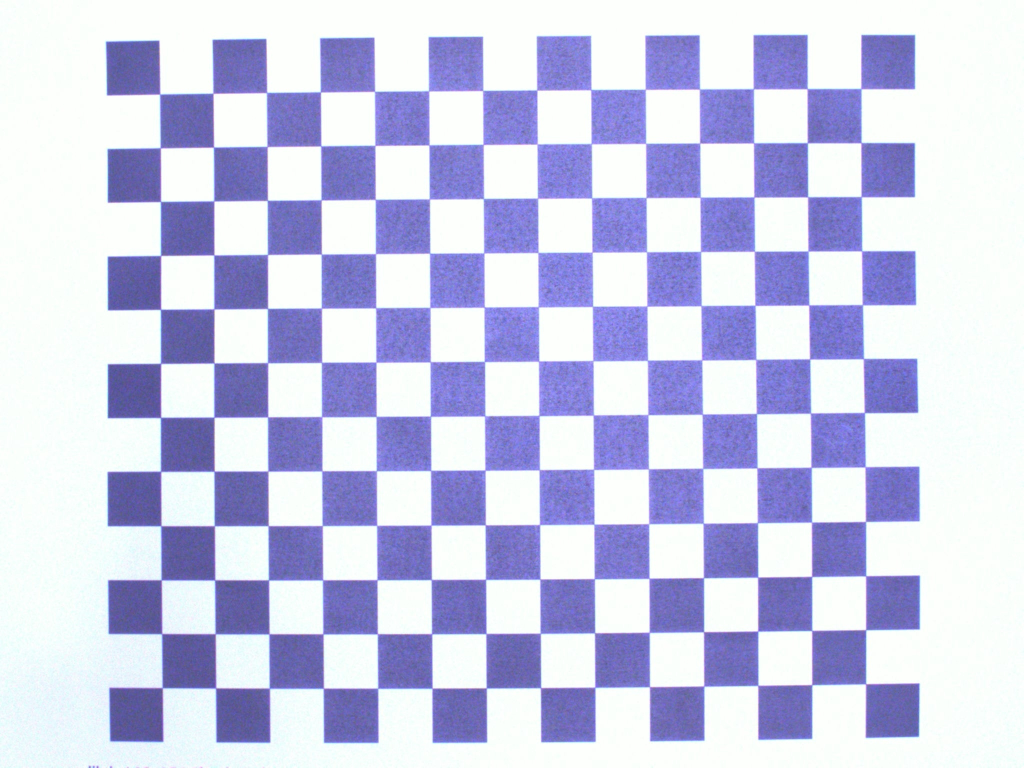
#> input picture app/calibration/cali_images/Cali_image (1).jpg, 2048 x 1536 px (shown at 1/2 size); its folder holds 4 pictures in this run
$ python camera_calibration.py
#> lines starting #> are read from the running program, lines starting #| are printed output that depends on the picture; after the words box and inside, x2 and y2 are one past the last pixel; in counts of white or black regions, pixels touching at a corner belong together
import cv2, os
import numpy as np
import glob

# ===========================================================================
# 캘리브레이션 설정
# ===========================================================================
# 1. 체커보드의 내부 코너 개수 (가로, 세로)
CHECKERBOARD = (14, 12)

# 2. 캘리브레이션 이미지가 저장된 경로
IMAGE_PATH = 'cali_images/*.jpg'
# ===========================================================================

print("캘리브레이션을 시작합니다...")
print(f"체커보드 내부 코너 개수: {CHECKERBOARD}")
print(f"이미지 경로: {IMAGE_PATH}")

# 체커보드 코너의 3D 월드 좌표 생성 (z=0으로 가정)
# (0,0,0), (1,0,0), (2,0,0) ...
objp = np.zeros((CHECKERBOARD[0] * CHECKERBOARD[1], 3), np.float32)
objp[:, :2] = np.mgrid[0:CHECKERBOARD[0], 0:CHECKERBOARD[1]].T.reshape(-1, 2)

# 모든 이미지에서 찾은 3D 월드 좌표와 2D 픽셀 좌표를 저장할 배열
objpoints = []  # 3D 점
imgpoints = []  # 2D 점

# 캘리브레이션 이미지 목록 가져오기
images = glob.glob(IMAGE_PATH)

if not images:
    print(f"오류: '{IMAGE_PATH}' 경로에서 이미지를 찾을 수 없습니다.")
    print("'calibration_images' 폴더에 체커보드 이미지를 넣었는지 확인해주세요.")
else:
    print(f"총 {len(images)}개의 이미지를 찾았습니다.")

    # 각 이미지를 순회하며 코너 검출
    for fname in images:
        img = cv2.imread(fname)
#> img is the input picture: shape (1536, 2048, 3); mean B, G, R 232.1, 203.1, 201.2
        gray = cv2.cvtColor(img, cv2.COLOR_BGR2GRAY)
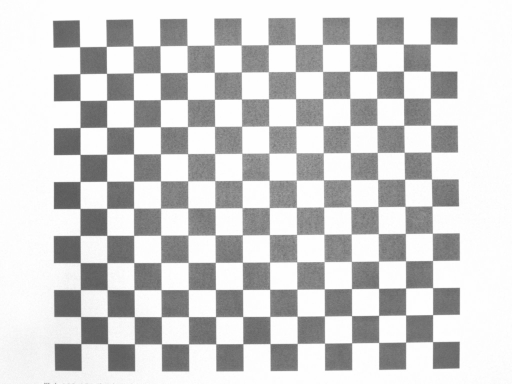
#> gray: shape (1536, 2048) (shown at 1/4 size); min 84, max 255, mean 205.8

        # 체커보드 코너 찾기
        # ret: 코너를 찾았으면 True, 못 찾았으면 False
        # corners: 검출된 코너의 픽셀 좌표
        ret, corners = cv2.findChessboardCorners(gray, CHECKERBOARD, None)
#> ret = True; corners = 168 rows, first 8: [319.8, 188.3], [426.5, 187.2], [533.7, 185.5], [641.5, 184.7], [749.5, 182.7], [858.1, 182.7], [965.7, 181.4], [1074.3, 180.8]

        # 코너를 성공적으로 찾은 경우
        if ret == True:
            print(f"  - {fname}: 코너 검출 성공")
            objpoints.append(objp)

            # 코너의 정확도를 높이기 위한 서브픽셀 연산
            criteria = (cv2.TERM_CRITERIA_EPS + cv2.TERM_CRITERIA_MAX_ITER, 30, 0.001)
            corners2 = cv2.cornerSubPix(gray, corners, (11, 11), (-1, -1), criteria)
#> corners2 = 168 rows, first 8: [320, 188.7], [426.5, 187], [533.7, 185.5], [641.3, 184.4], [749.7, 183.2], [857.7, 182.3], [966.1, 181.6], [1074.2, 180.5]
            imgpoints.append(corners2)

            # (선택 사항) 검출된 코너를 이미지에 그려서 보여주기
            cv2.drawChessboardCorners(img, CHECKERBOARD, corners2, ret)
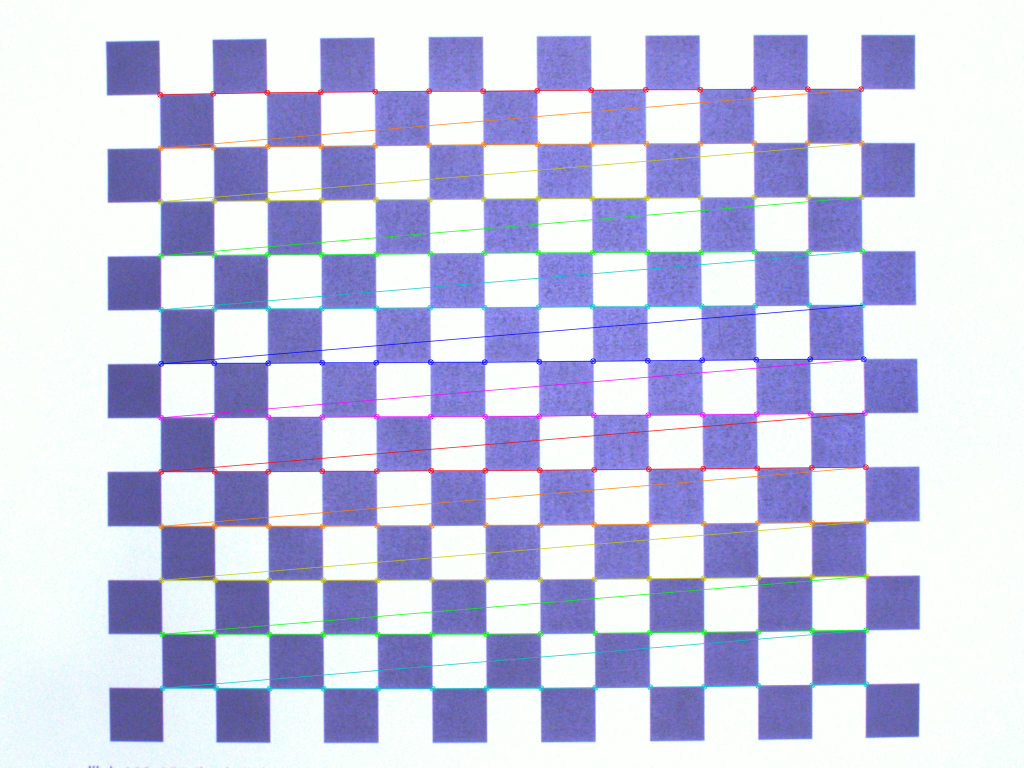
#> img: shape (1536, 2048, 3) (shown at 1/2 size); 3.5% of pixels changed, all inside (x1, y1, x2, y2) = (314, 172, 1739, 1384)
            cv2.imshow('Chessboard Corners', img)
            cv2.waitKey(500) # 0.5초 대기
        else:
            print(f"  - {fname}: 코너 검출 실패")
#> pass 2 of the loop `for fname in images:`:
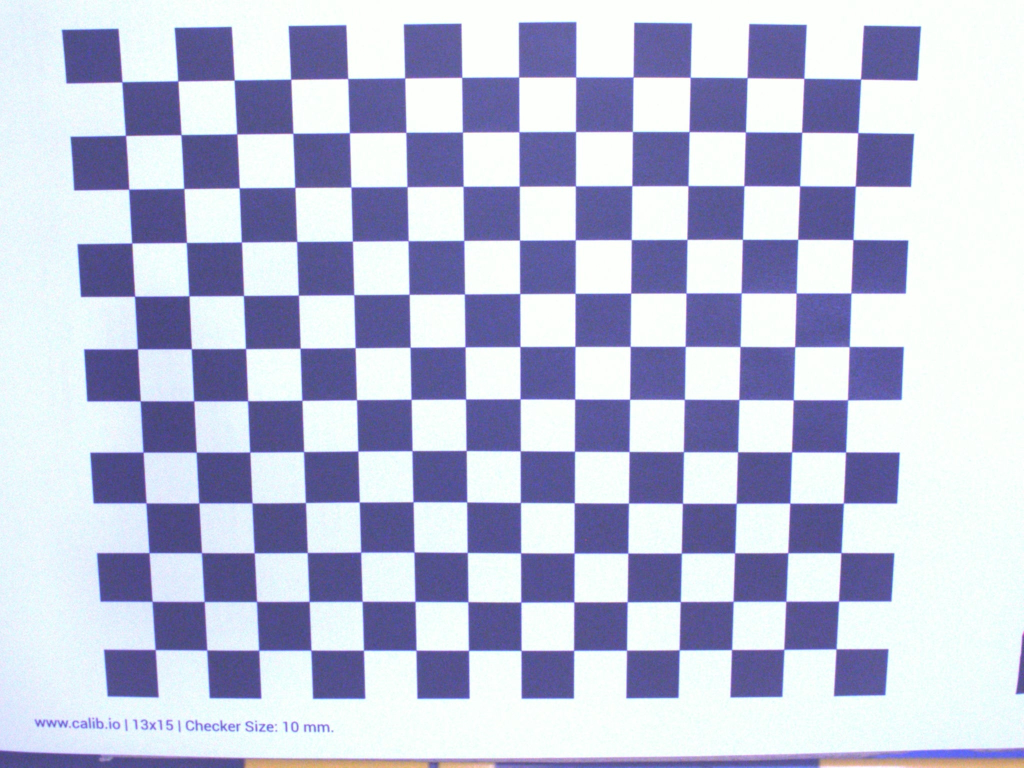
#> input picture app/calibration/cali_images/Cali_image (10).jpg, 2048 x 1536 px (shown at 1/2 size)
#> img is the input picture: shape (1536, 2048, 3); mean B, G, R 215.4, 191.1, 187
#> `gray = cv2.cvtColor(img, cv2.COLOR_BGR2GRAY)`:
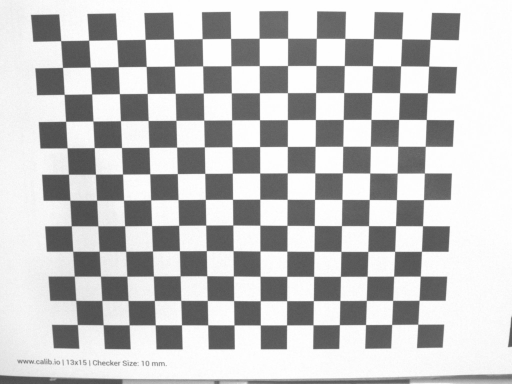
#> gray: shape (1536, 2048) (shown at 1/4 size); min 70, max 255, mean 192.7
#> corners = 168 rows, first 8: [244.4, 164], [356.5, 162.9], [468.8, 160.5], [582, 159], [696, 157.5], [810.3, 156.7], [923.8, 155.3], [1037.8, 155]
#> corners2 = 168 rows, first 8: [244.3, 164.3], [356.2, 162.3], [468.8, 160.6], [582, 158.9], [696, 157.5], [809.9, 156.4], [924, 155.2], [1037.9, 154.6]
#> `cv2.drawChessboardCorners(img, CHECKERBOARD, corners2, ret)`:
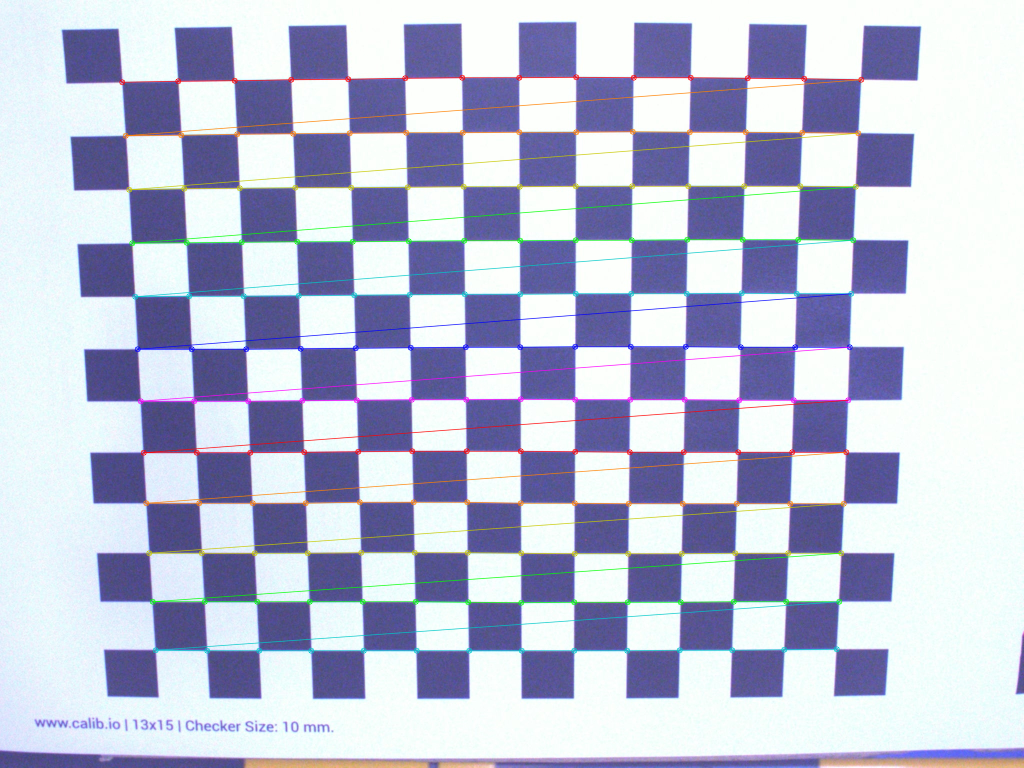
#> img: shape (1536, 2048, 3) (shown at 1/2 size); 3.53% of pixels changed, all inside (x1, y1, x2, y2) = (238, 148, 1729, 1308)
#> pass 3 of the loop `for fname in images:`:
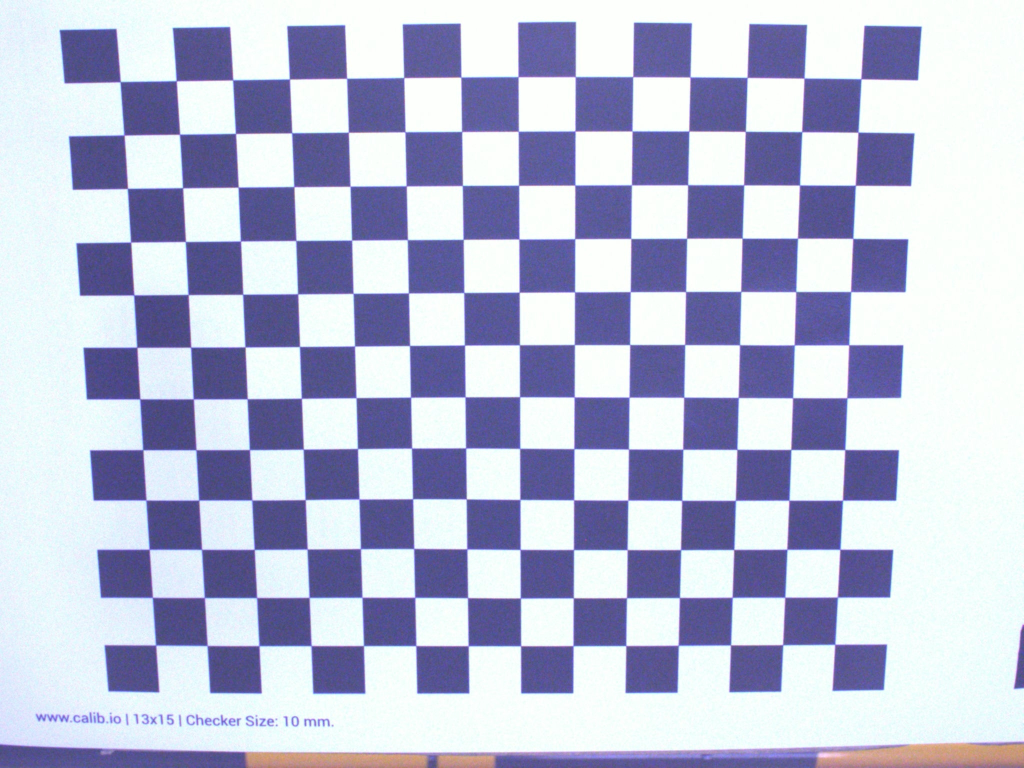
#> input picture app/calibration/cali_images/Cali_image (11).jpg, 2048 x 1536 px (shown at 1/2 size)
#> img is the input picture: shape (1536, 2048, 3); mean B, G, R 214.1, 190.2, 186.2
#> `gray = cv2.cvtColor(img, cv2.COLOR_BGR2GRAY)`:
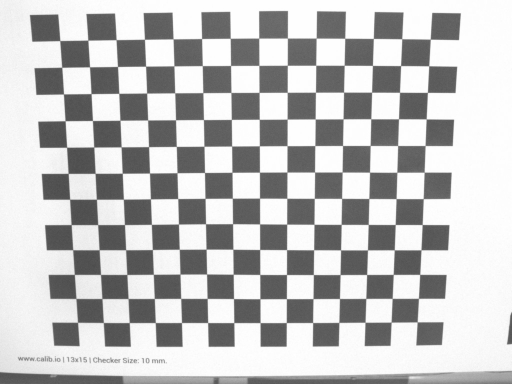
#> gray: shape (1536, 2048) (shown at 1/4 size); min 69, max 255, mean 191.8
#> corners = 168 rows, first 8: [240.9, 163.8], [353.3, 162.4], [465.6, 160.7], [579.4, 158.4], [693.5, 157.1], [808.2, 155.6], [922.3, 154.7], [1036.8, 154]
#> corners2 = 168 rows, first 8: [240.8, 163.8], [352.9, 162], [465.9, 160.3], [579.4, 158.5], [693.8, 157.1], [808, 155.6], [922.3, 154.6], [1036.6, 153.8]
#> `cv2.drawChessboardCorners(img, CHECKERBOARD, corners2, ret)`:
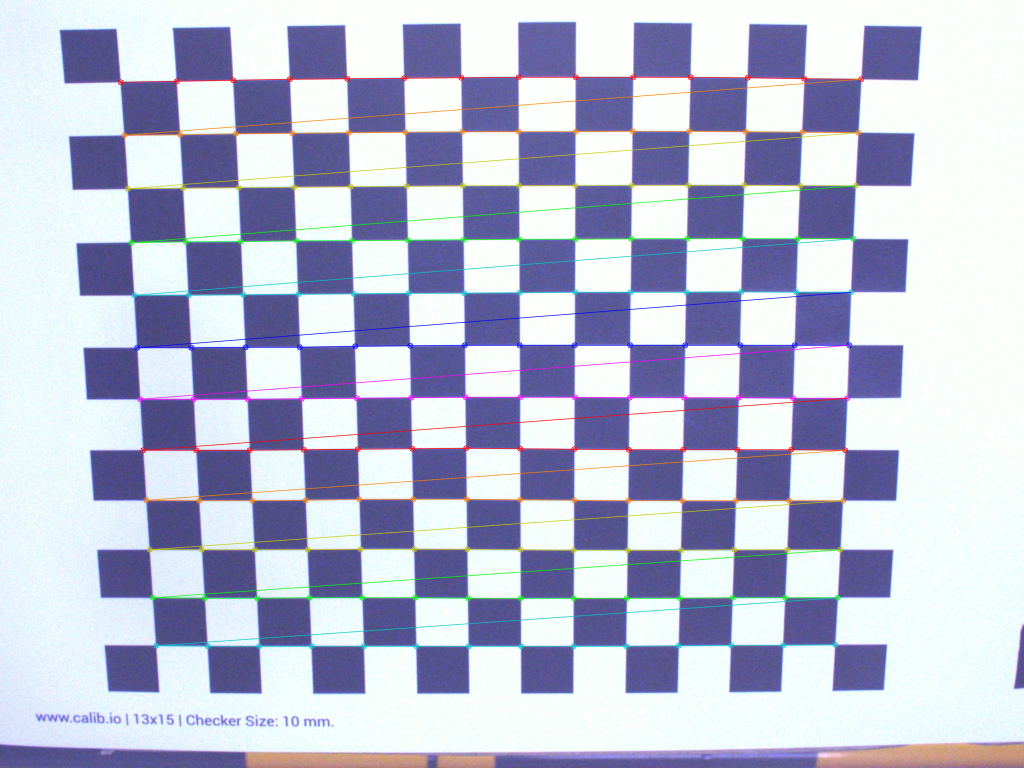
#> img: shape (1536, 2048, 3) (shown at 1/2 size); 3.53% of pixels changed, all inside (x1, y1, x2, y2) = (235, 148, 1729, 1299)
#> the loop made 4 passes; the first 3 are shown

    cv2.destroyAllWindows()

    if objpoints and imgpoints:
        print("\n카메라 캘리브레이션 계산 중...")
        # 카메라 캘리브레이션 수행
        # mtx: 카메라 행렬
        # dist: 왜곡 계수
        # rvecs: 회전 벡터
        # tvecs: 이동 벡터
        ret, mtx, dist, rvecs, tvecs = cv2.calibrateCamera(objpoints, imgpoints, gray.shape[::-1], None, None)

        if ret:
            print("\n캘리브레이션 성공!")
            print("\n[카메라 행렬 (Camera Matrix)]")
            print(mtx)
            print("\n[왜곡 계수 (Distortion Coefficients)]")
            print(dist)

            # 캘리브레이션 결과 저장
            output_file = '../calibration_data.npz'
            np.savez(output_file, mtx=mtx, dist=dist)
            print(f"\n캘리브레이션 결과를 '{output_file}' 파일로 저장했습니다.")

            # --- 왜곡 및 원근 보정 테스트 ---
            print("\n왜곡 및 원근 보정 테스트를 시작합니다...")
            test_img_path = images[3]
            test_img = cv2.imread(test_img_path)
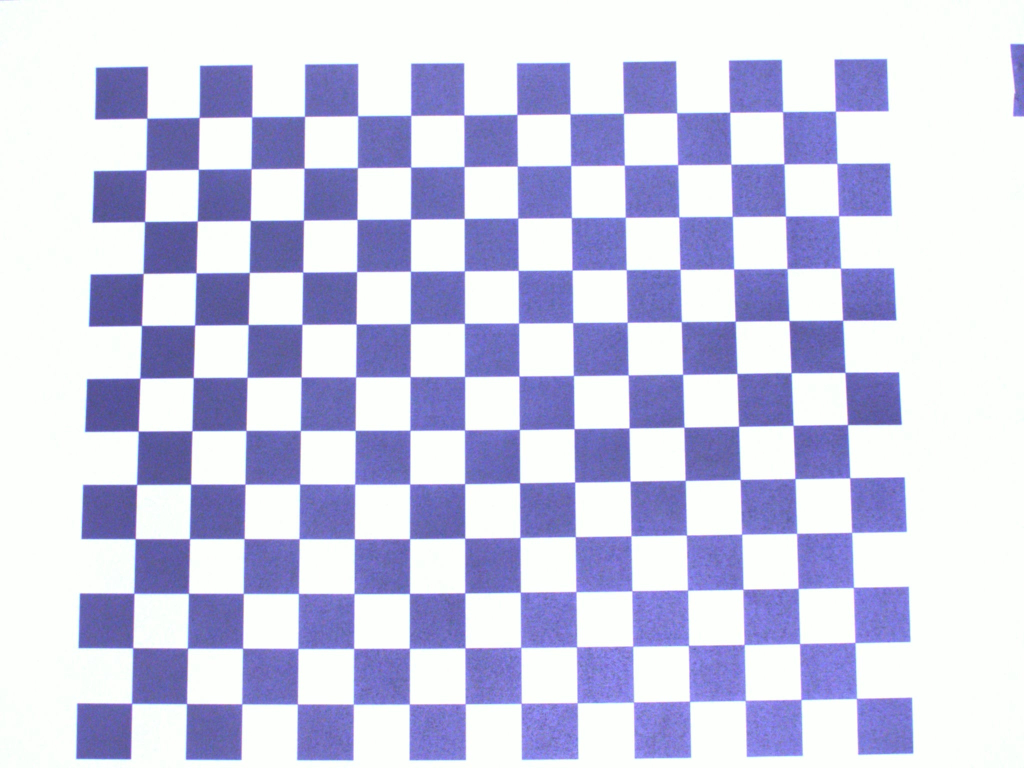
#> input picture app/calibration/cali_images/Cali_image (12).jpg, 2048 x 1536 px (shown at 1/2 size)
#> test_img is the input picture: shape (1536, 2048, 3); mean B, G, R 229.9, 202.2, 201.3
            h, w = test_img.shape[:2]

            # 1. 렌즈 왜곡 보정
            newcameramtx, roi = cv2.getOptimalNewCameraMatrix(mtx, dist, (w,h), 1, (w,h))
            undistorted_img = cv2.undistort(test_img, mtx, dist, None, newcameramtx)
            x, y, w, h = roi
            undistorted_img = undistorted_img[y:y+h, x:x+w]
#> undistorted_img: shape (1528, 2042, 3)

            os.mkdir("cali_result_images")
            cv2.imwrite('cali_result_images/Calibration_image.jpg', undistorted_img)
            print(f"  - 1/2: 렌즈 왜곡 보정 완료 ('Calibration_image.jpg' 저장). 테스트 이미지: {test_img_path}")

            # 2. 원근 보정을 위한 코너 찾기
            gray_undistorted = cv2.cvtColor(undistorted_img, cv2.COLOR_BGR2GRAY)
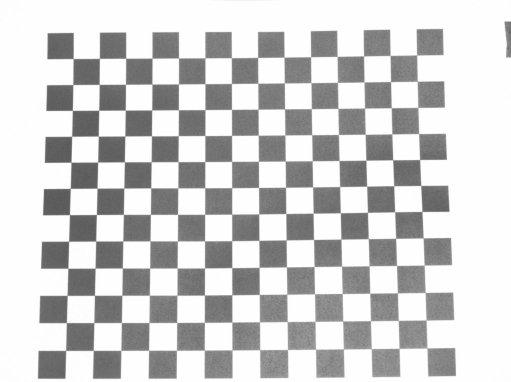
#> gray_undistorted: shape (1528, 2042) (shown at 1/4 size); min 81, max 255, mean 205
            ret_corners, corners = cv2.findChessboardCorners(gray_undistorted, CHECKERBOARD, None)

            if ret_corners:
                # 소스 포인트 (체커보드의 네 꼭짓점)
                src_pts = np.float32([
                    corners[0][0],
                    corners[CHECKERBOARD[0] - 1][0],
                    corners[(CHECKERBOARD[1] - 1) * CHECKERBOARD[0]][0],
                    corners[CHECKERBOARD[0] * CHECKERBOARD[1] - 1][0]
                ])

                # 목적지 포인트 (결과 이미지 크기 설정)
                # 참고: 체커보드 한 칸의 실제 크기가 다른 경우 아래 값을 수정하세요.
                SQUARE_SIZE = 13.0 # 체커보드 한 칸 실제 크기 (mm)
                width_mm = (CHECKERBOARD[0] - 1) * SQUARE_SIZE
                height_mm = (CHECKERBOARD[1] - 1) * SQUARE_SIZE
                pixel_per_mm = 10 # 1mm당 10픽셀로 결과 해상도 설정
                dst_width = int(width_mm * pixel_per_mm)
                dst_height = int(height_mm * pixel_per_mm)

                dst_pts = np.float32([
                    [0, 0], [dst_width - 1, 0],
                    [0, dst_height - 1], [dst_width - 1, dst_height - 1]
                ])

                # 3. 원근 변환 적용
                matrix = cv2.getPerspectiveTransform(src_pts, dst_pts)
                perspective_corrected_img = cv2.warpPerspective(undistorted_img, matrix, (dst_width, dst_height))
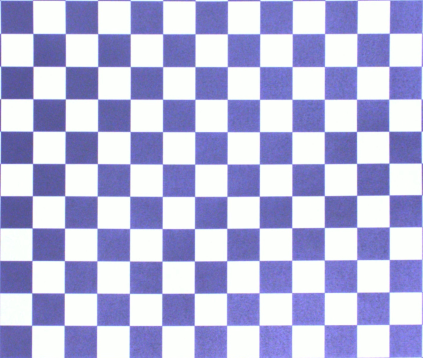
#> perspective_corrected_img: shape (1430, 1690, 3) (shown at 1/4 size); mean B, G, R 221, 181.5, 181
                cv2.imwrite('result_images/perspective_image.jpg', perspective_corrected_img)
                print("  - 2/2: 원근 변환 적용 완료. ('perspective_image.jpg' 저장)")

            else:
                print("  - 원근 보정 실패: 테스트 이미지에서 코너를 찾을 수 없습니다.")
                cv2.imshow('Original Image', test_img)
                cv2.imshow('1. Undistorted (Lens Corrected)', undistorted_img)

            cv2.destroyAllWindows()

        else:
            print("\n캘리브레이션 계산에 실패했습니다.")

    else:
        print("\n캘리브레이션을 수행하기에 충분한 코너 포인트를 찾지 못했습니다.")
        print("이미지 품질이나 CHECKERBOARD 설정을 확인해주세요.")
